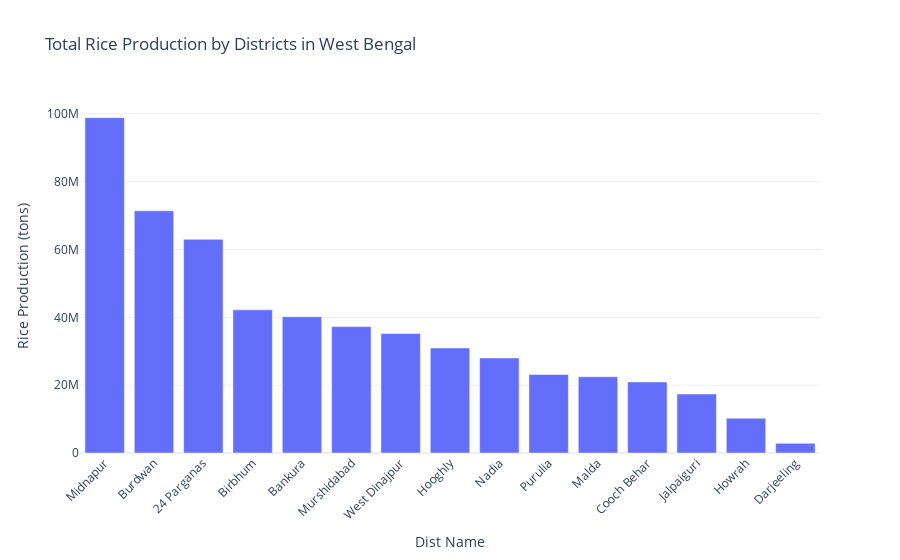

Notebook code cell kept with this figure:
### Code cell
# Group by district and suming the rice production
wb_rice_districts = (
    rice_wb.groupby('Dist Name')['RICE PRODUCTION (tons)'].sum().sort_values(ascending=False).reset_index())

fig = px.bar(
    wb_rice_districts,
    x='Dist Name',
    y='RICE PRODUCTION (tons)',
    title='Total Rice Production by Districts in West Bengal',
    labels={'RICE PRODUCTION (tons)': 'Rice Production (tons)'},
    template='plotly_white'
)

fig.update_layout(xaxis_tickangle=-45)
fig.show()

### Figure 1 — Plotly figure (JSON) as saved in the notebook; plotly's stock layout.template omitted (floating-point values rounded to 4 significant figures)
{"data": [{"hovertemplate": "Dist Name=%{x}<br>Rice Production (tons)=%{y}<extra></extra>", "legendgroup": "", "marker": {"color": "#636efa", "pattern": {"shape": ""}}, "name": "", "orientation": "v", "showlegend": false, "textposition": "auto", "type": "bar", "x": ["Midnapur", "Burdwan", "24 Parganas", "Birbhum", "Bankura", "Murshidabad", "West Dinajpur", "Hooghly", "Nadia", "Purulia", "Malda", "Cooch Behar", "Jalpaiguri", "Howrah", "Darjeeling"], "xaxis": "x", "y": [98870000.0, 71420000.0, 63010000.0, 42210000.0, 40170000.0, 37260000.0, 35220000.0, 30960000.0, 28020000.0, 23150000.0, 22500000.0, 20950000.0, 17370000.0, 10260000.0, 2855000.0], "yaxis": "y"}], "layout": {"barmode": "relative", "legend": {"tracegroupgap": 0}, "title": {"text": "Total Rice Production by Districts in West Bengal"}, "xaxis": {"anchor": "y", "domain": [0, 1], "tickangle": -45, "title": {"text": "Dist Name"}}, "yaxis": {"anchor": "x", "domain": [0, 1], "title": {"text": "Rice Production (tons)"}}}}
